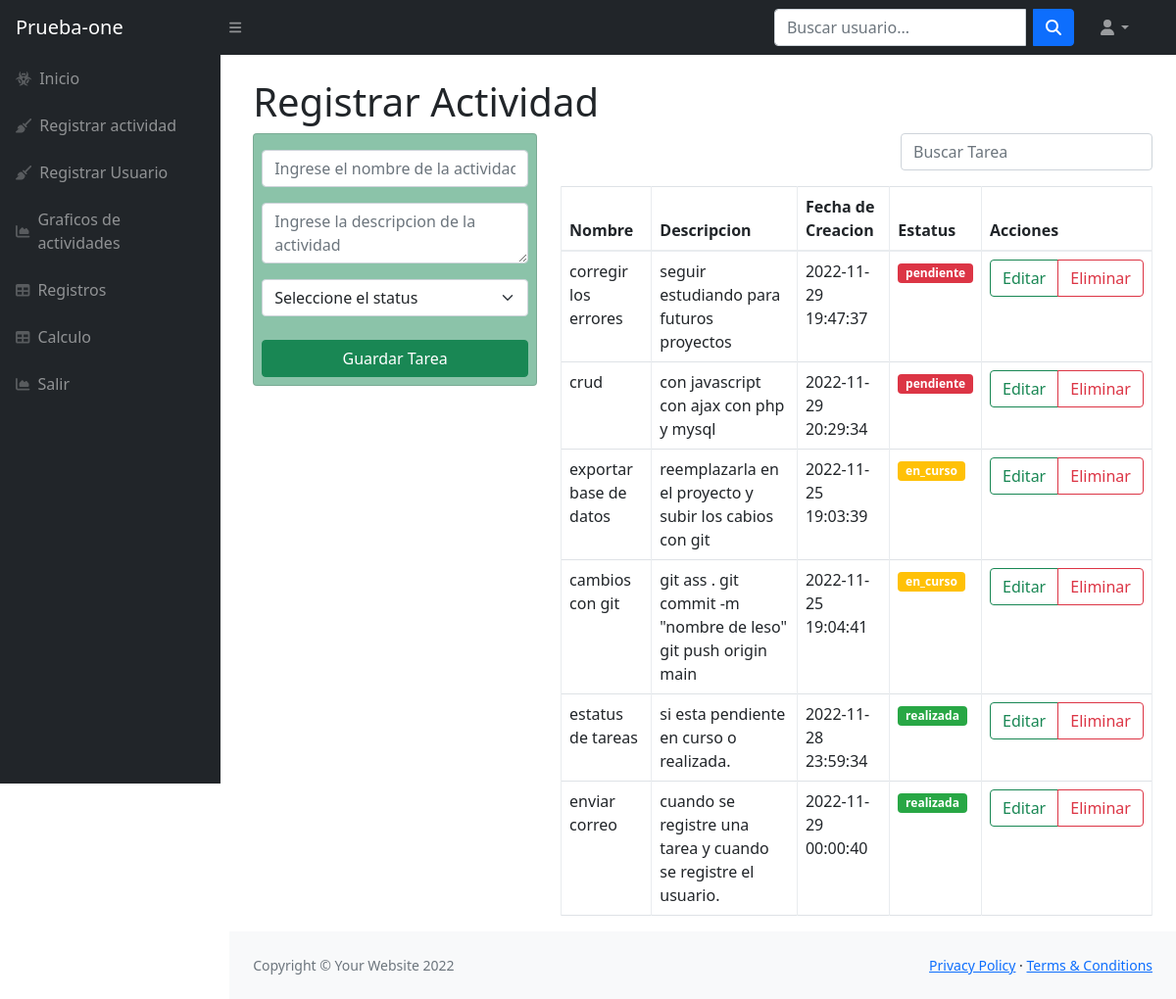
Before: /registrar_actividad.php (signed in) with the older database file.
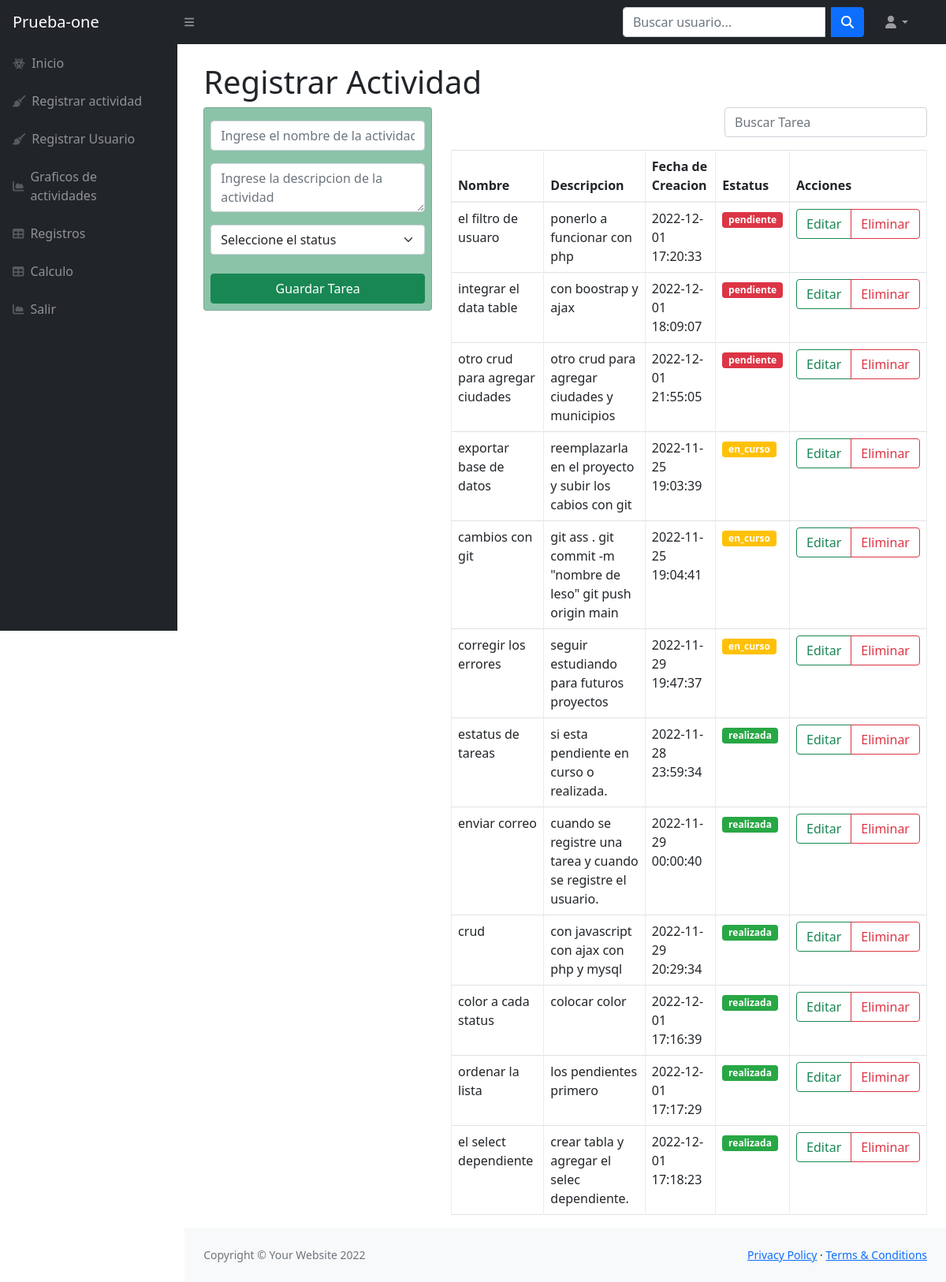
After: the same page with the newer database file.
### tables this page shows
CREATE TABLE `tareas` (
  `id_tarea` int(11) NOT NULL,
  `nombre` varchar(255) NOT NULL,
  `descripcion` varchar(255) NOT NULL,
  `creado_en` timestamp NOT NULL DEFAULT current_timestamp(),
  `id_usuario` int(11) NOT NULL,
  `id_status` int(11) NOT NULL
);

CREATE TABLE `status_tareas` (
  `id_status` int(11) NOT NULL,
  `nombre` varchar(255) NOT NULL
);

### registrar_actividad.php (the view, shortened to what the changed rows need)
<!DOCTYPE html>
<html lang="en">
    <head>
        <link rel="stylesheet" type="text/css" href="vendor/bootstrap/css/bootstrap.min.css">
        <link href="./css/styles2.css" rel="stylesheet" />
    </head>
    <body class="sb-nav-fixed">
        <?php require 'partials/navbar.php' ?>
        <div id="layoutSidenav">
            <div id="layoutSidenav_content">
                <main>
                    <div class="container-fluid px-4">
                        <h1 class="mt-4">Registrar Actividad</h1>
                        <div class="row">
                            <div class="col-md-8">
                                <table class="table table-bordered">
                                    <thead>
                                        <tr>
                                            <th>Nombre</th>
                                            <th>Descripcion</th>
                                            <th>Fecha de Creacion</th>
                                            <th>Estatus</th>
                                            <th>Acciones</th>
                                        </tr>
                                    </thead>
                                    <tbody id="body-tareasId2">
                                        <?php
                                            $usuario = $_SESSION['user_id'];
                                            $records = $conn->prepare('SELECT tareas.nombre, descripcion, id_tarea, creado_en, status_tareas.nombre as nombre_status FROM tareas LEFT JOIN status_tareas ON  tareas.id_status=status_tareas.id_status WHERE id_usuario=:usuario ORDER BY tareas.id_status ASC');
                                            $records->bindParam(':usuario', $usuario);
                                            $records->execute();
                                            $results = $records->fetchAll(PDO::FETCH_ASSOC);
                                            foreach($results as $row){
                                                $status = array(
                                                    'pendiente'=>'danger',
                                                    'en_curso' =>'warning',
                                                    'realizada'=>'success'
                                                );
                                                $clase= $status[$row['nombre_status']];
                                                ?>
                                                <tr>
                                                    <td><?php echo $row['nombre'] ?></td>
                                                    <td><?php echo $row['descripcion'] ?></td>
                                                    <td><?php echo $row['creado_en'] ?></td>
                                                    <td><span class="badge badge-<?php echo $clase?>"><?php echo $row['nombre_status'] ?></span></td>
                                                    <td>
                                                    <div class="btn-group" role="group" aria-label="Basic example">
                                                        <a class="btn btn-outline-success" href="editar.php?id=<?php echo $row['id_tarea'] ?>">Editar<i class=""></i></a>
                                                        <a class="btn btn-outline-danger" href="eliminar.php?id=<?php echo $row['id_tarea'] ?>">Eliminar</a>
                                                    </td>
                                                    </div>
                                                </tr>
                                          <?php  } ?>
    </body>
</html>

Changed rows visible on the page:
added tareas: nombre "el filtro de usuaro", descripcion "ponerlo a funcionar con php", creado_en "2022-12-01 17:20:33", id_status.nombre "pendiente"
added tareas: nombre "integrar el data table", descripcion "con boostrap y ajax", creado_en "2022-12-01 18:09:07", id_status.nombre "pendiente"
added tareas: nombre "otro crud para agregar ciudades", descripcion "otro crud para agregar ciudades y municipios", creado_en "2022-12-01 21:55:05", id_status.nombre "pendiente"
changed tareas "corregir los errores": id_status 1 → 2 (drawn); id_status.nombre "pendiente" → "en_curso"; moves down the list
changed tareas "crud": id_status 1 → 3 (drawn); id_status.nombre "pendiente" → "realizada"; moves down the list
added tareas: nombre "color a cada status", descripcion "colocar color", creado_en "2022-12-01 17:16:39", id_status.nombre "realizada"
added tareas: nombre "ordenar la lista", descripcion "los pendientes primero", creado_en "2022-12-01 17:17:29", id_status.nombre "realizada"
added tareas: nombre "el select dependiente", descripcion "crear tabla y agregar el selec dependiente.", creado_en "2022-12-01 17:18:23", id_status.nombre "realizada"
